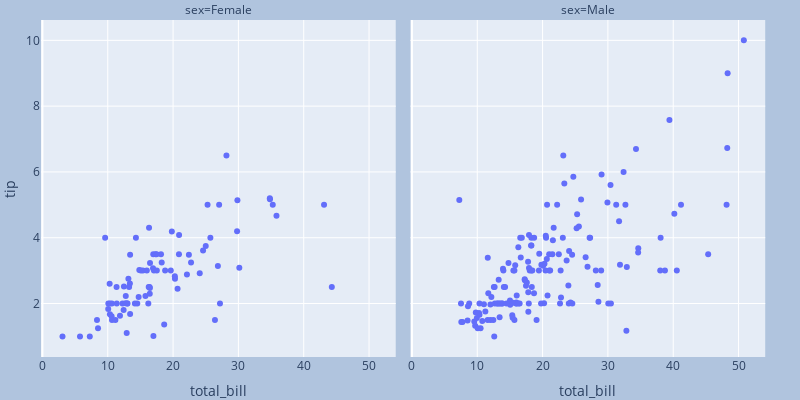

Write notebook code for a chart like this one.
### Markdown cell above
# Adjusting Height, Width, & Margins with Plotly Express

### Code cell
import plotly.express as px
import plotly.graph_objects as go

tips = px.data.tips()
fig = px.scatter(tips, x="total_bill", y="tip", facet_col="sex",
                 width=800, height=400)

fig.update_layout(
    margin=dict(l=20, r=20, t=20, b=20),
    paper_bgcolor="LightSteelBlue",
)

fig.show()

### Figure 1 — Plotly figure (JSON) as saved in the notebook; plotly's stock layout.template omitted (floating-point values rounded to 4 significant figures; data arrays with more than 128 entries replaced by an {"elided": "..."} marker saying what was removed)
{"data": [{"hoverlabel": {"namelength": 0}, "hovertemplate": "sex=Female<br>total_bill=%{x}<br>tip=%{y}", "legendgroup": "", "marker": {"color": "#636efa", "symbol": "circle"}, "mode": "markers", "name": "", "showlegend": false, "type": "scatter", "x": [16.99, 24.59, 35.26, 14.83, 10.33, 16.97, 20.29, 15.77, 19.65, 15.06, 20.69, 16.93, 10.29, 34.81, 26.41, 16.45, 3.07, 17.07, 26.86, 25.28, 14.73, 10.07, 34.83, 5.75, 16.32, 22.75, 11.35, 15.38, 44.3, 22.42, 20.92, 14.31, 7.25, 25.71, 17.31, 10.65, 12.43, 24.08, 13.42, 12.48, 29.8, 14.52, 11.38, 20.27, 11.17, 12.26, 18.26, 8.51, 10.33, 14.15, 13.16, 17.47, 27.05, 16.43, 8.35, 18.64, 11.87, 29.85, 25, 13.39, 16.21, 17.51, 10.59, 10.63, 9.6, 20.9, 18.15, 19.81, 43.11, 13, 12.74, 13, 16.4, 16.47, 12.76, 13.27, 28.17, 12.9, 30.14, 13.42, 15.98, 16.27, 10.09, 22.12, 35.83, 27.18, 18.78], "xaxis": "x", "y": [1.01, 3.61, 5, 3.02, 1.67, 3.5, 2.75, 2.23, 3, 3, 2.45, 3.07, 2.6, 5.2, 1.5, 2.47, 1, 3, 3.14, 5, 2.2, 1.83, 5.17, 1, 4.3, 3.25, 2.5, 3, 2.5, 3.48, 4.08, 4, 1, 4, 3.5, 1.5, 1.8, 2.92, 1.68, 2.52, 4.2, 2, 2, 2.83, 1.5, 2, 3.25, 1.25, 2, 2, 2.75, 3.5, 5, 2.3, 1.5, 1.36, 1.63, 5.14, 3.75, 2.61, 2, 3, 1.61, 2, 4, 3.5, 3.5, 4.19, 5, 2, 2.01, 2, 2.5, 3.23, 2.23, 2.5, 6.5, 1.1, 3.09, 3.48, 3, 2.5, 2, 2.88, 4.67, 2, 3], "yaxis": "y"}, {"hoverlabel": {"namelength": 0}, "hovertemplate": "sex=Male<br>total_bill=%{x}<br>tip=%{y}", "legendgroup": "", "marker": {"color": "#636efa", "symbol": "circle"}, "mode": "markers", "name": "", "showlegend": false, "type": "scatter", "x": {"elided": "157 float values"}, "xaxis": "x2", "y": {"elided": "157 float values"}, "yaxis": "y2"}], "layout": {"annotations": [{"font": {}, "showarrow": false, "text": "sex=Female", "x": 0.24, "xanchor": "center", "xref": "paper", "y": 1, "yanchor": "bottom", "yref": "paper"}, {"font": {}, "showarrow": false, "text": "sex=Male", "x": 0.74, "xanchor": "center", "xref": "paper", "y": 1, "yanchor": "bottom", "yref": "paper"}], "height": 400, "legend": {"tracegroupgap": 0}, "margin": {"b": 20, "l": 20, "r": 20, "t": 20}, "paper_bgcolor": "LightSteelBlue", "width": 800, "xaxis": {"anchor": "y", "domain": [0, 0.48], "title": {"text": "total_bill"}}, "xaxis2": {"anchor": "y2", "domain": [0.5, 0.98], "matches": "x", "title": {"text": "total_bill"}}, "yaxis": {"anchor": "x", "domain": [0, 1], "title": {"text": "tip"}}, "yaxis2": {"anchor": "x2", "domain": [0, 1], "matches": "y", "showticklabels": false}}}
